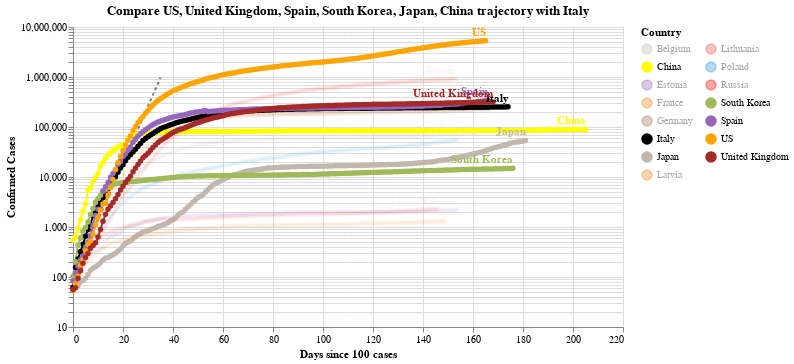

The notebook cell saved with this chart:
### Code cell
#hide_input
chart2 = make_since_chart(dff2, ['US', 'United Kingdom', 'Spain', 'South Korea', 'Japan', 'China'], baseline_countries)
chart2

### Figure 1 — Vega-Lite specification as saved in the notebook (floating-point values rounded to 4 significant figures; data arrays with more than 128 entries replaced by an {"elided": "..."} marker saying what was removed)
{"config": {"view": {"continuousWidth": 400, "continuousHeight": 300}}, "layer": [{"data": {"name": "data-628230001892d6798b50651be41d1b3e"}, "mark": {"type": "line", "color": "black", "opacity": 0.5, "strokeDash": [3, 3]}, "encoding": {"x": {"type": "quantitative", "field": "Days since 100 cases"}, "y": {"type": "quantitative", "field": "Confirmed Cases"}}}, {"data": {"name": "data-6a7520e1010875fe45dd7cc7d619689e"}, "mark": {"type": "line", "point": true}, "encoding": {"color": {"type": "nominal", "field": "Country", "legend": {"columns": 2}, "scale": {"domain": ["Belgium", "China", "Estonia", "France", "Germany", "Italy", "Japan", "Latvia", "Lithuania", "Poland", "Russia", "South Korea", "Spain", "US", "United Kingdom"], "range": ["#C1B7AD", "yellow", "#9467bd", "#F58518", "#9D755D", "black", "#C1B7AD", "#F58518", "#E45756", "#2495D3", "red", "#A1BA59", "#9467bd", "orange", "brown"]}}, "opacity": {"condition": {"value": 1, "selection": "selector006"}, "value": 0.05}, "tooltip": [{"type": "nominal", "field": "Country"}, {"type": "temporal", "field": "Date"}, {"type": "quantitative", "field": "Confirmed Cases"}, {"type": "quantitative", "field": "Days since 100 cases"}], "x": {"type": "quantitative", "field": "Days since 100 cases"}, "y": {"type": "quantitative", "field": "Confirmed Cases", "scale": {"type": "log"}}}, "selection": {"selector006": {"type": "multi", "fields": ["Country"], "bind": "legend", "init": [{"Country": "US"}, {"Country": "United Kingdom"}, {"Country": "Spain"}, {"Country": "South Korea"}, {"Country": "Japan"}, {"Country": "China"}, {"Country": "Italy"}]}}, "width": 550}, {"data": {"name": "data-6a7520e1010875fe45dd7cc7d619689e"}, "mark": {"type": "text", "align": "right", "dy": -8, "fontWeight": "bold"}, "encoding": {"color": {"type": "nominal", "field": "Country", "legend": {"columns": 2}, "scale": {"domain": ["Belgium", "China", "Estonia", "France", "Germany", "Italy", "Japan", "Latvia", "Lithuania", "Poland", "Russia", "South Korea", "Spain", "US", "United Kingdom"], "range": ["#C1B7AD", "yellow", "#9467bd", "#F58518", "#9D755D", "black", "#C1B7AD", "#F58518", "#E45756", "#2495D3", "red", "#A1BA59", "#9467bd", "orange", "brown"]}}, "opacity": {"condition": {"value": 1, "selection": "selector006"}, "value": 0.05}, "text": {"type": "nominal", "field": "Country"}, "tooltip": [{"type": "nominal", "field": "Country"}, {"type": "temporal", "field": "Date"}, {"type": "quantitative", "field": "Confirmed Cases"}, {"type": "quantitative", "field": "Days since 100 cases"}], "x": {"type": "quantitative", "field": "Days since 100 cases"}, "y": {"type": "quantitative", "field": "Confirmed Cases", "scale": {"type": "log"}}}, "transform": [{"filter": "(datum['Date'] >= 1597363200000)"}], "width": 550}], "title": "Compare US, United Kingdom, Spain, South Korea, Japan, China trajectory with Italy", "$schema": "https://vega.github.io/schema/vega-lite/v4.0.2.json", "datasets": {"data-628230001892d6798b50651be41d1b3e": [{"Days since 100 cases": 0, "Confirmed Cases": 100.0}, {"Days since 100 cases": 1, "Confirmed Cases": 130.0}, {"Days since 100 cases": 2, "Confirmed Cases": 169.0}, {"Days since 100 cases": 3, "Confirmed Cases": 219.7}, {"Days since 100 cases": 4, "Confirmed Cases": 285.6}, {"Days since 100 cases": 5, "Confirmed Cases": 371.3}, {"Days since 100 cases": 6, "Confirmed Cases": 482.7}, {"Days since 100 cases": 7, "Confirmed Cases": 627.5}, {"Days since 100 cases": 8, "Confirmed Cases": 815.7}, {"Days since 100 cases": 9, "Confirmed Cases": 1060.0}, {"Days since 100 cases": 10, "Confirmed Cases": 1379.0}, {"Days since 100 cases": 11, "Confirmed Cases": 1792.0}, {"Days since 100 cases": 12, "Confirmed Cases": 2330.0}, {"Days since 100 cases": 13, "Confirmed Cases": 3029.0}, {"Days since 100 cases": 14, "Confirmed Cases": 3937.0}, {"Days since 100 cases": 15, "Confirmed Cases": 5119.0}, {"Days since 100 cases": 16, "Confirmed Cases": 6654.0}, {"Days since 100 cases": 17, "Confirmed Cases": 8650.0}, {"Days since 100 cases": 18, "Confirmed Cases": 11250.0}, {"Days since 100 cases": 19, "Confirmed Cases": 14620.0}, {"Days since 100 cases": 20, "Confirmed Cases": 19000.0}, {"Days since 100 cases": 21, "Confirmed Cases": 24710.0}, {"Days since 100 cases": 22, "Confirmed Cases": 32120.0}, {"Days since 100 cases": 23, "Confirmed Cases": 41750.0}, {"Days since 100 cases": 24, "Confirmed Cases": 54280.0}, {"Days since 100 cases": 25, "Confirmed Cases": 70560.0}, {"Days since 100 cases": 26, "Confirmed Cases": 91730.0}, {"Days since 100 cases": 27, "Confirmed Cases": 119300.0}, {"Days since 100 cases": 28, "Confirmed Cases": 155000.0}, {"Days since 100 cases": 29, "Confirmed Cases": 201500.0}, {"Days since 100 cases": 30, "Confirmed Cases": 262000.0}, {"Days since 100 cases": 31, "Confirmed Cases": 340600.0}, {"Days since 100 cases": 32, "Confirmed Cases": 442800.0}, {"Days since 100 cases": 33, "Confirmed Cases": 575600.0}, {"Days since 100 cases": 34, "Confirmed Cases": 748300.0}, {"Days since 100 cases": 35, "Confirmed Cases": 972800.0}], "data-6a7520e1010875fe45dd7cc7d619689e": {"elided": "2503 records"}}}
